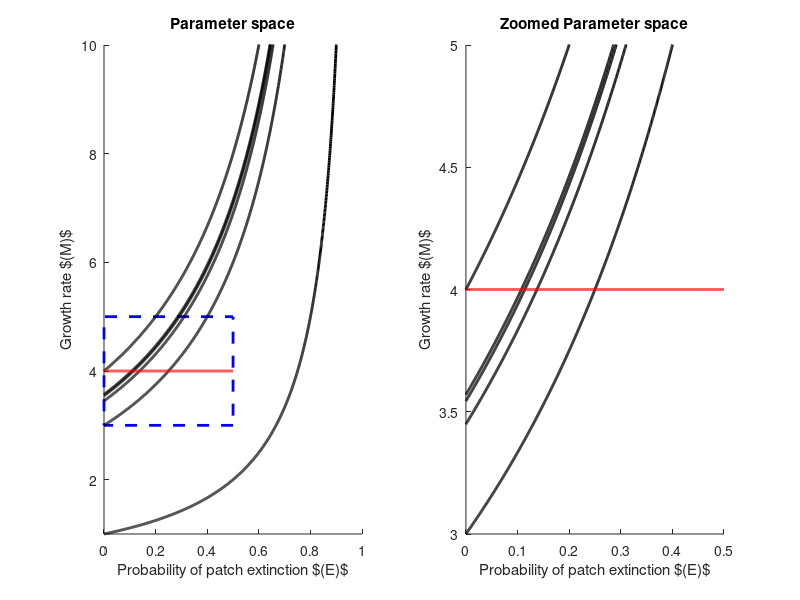

Here is the MATLAB script that generated this plot:
% Parameter values
n = 2000;
M = linspace(1,10,n);
E = linspace(0,1,n);
H = 1;
T = 1000;
p(1)= 0.1;

Epartial = linspace(1-2/3*H,1,n);
Epartial2 = linspace(0,0.5,n);

% for j=1:n
%     for i=1:n      
%         for t=1:T
%             p(t+1) = M(i)*(1-E(j))*p(t)*(H-(1-E(j))*p(t));
%         end
%         if max(p) < 1
%             M1(i) = M(i);
%         else
%             M1(i) = 0;
%         end
%     end
%     [val, idx] = max(M1);
%     if idx == n
%        Mplot(j)=M(idx)+1;
%     else
%        Mplot(j)=M(idx+1);
%     end
% end

%E_interp = linspace(min(E), max(E));
%Mplot_interp = interp1(E, Mplot, E_interp, 'pchip');

subplot(1,2,1);
hold on;
title('Parameter space');
rectangle('Position',[0 3 0.5 2],'LineStyle','--','EdgeColor','b','LineWidth',2);
plot(E,1./(H*(1-E)),'k-','LineWidth',2);
plot(E,3./(H*(1-E)),'k-','LineWidth',2);
plot(E,(1+sqrt(6))./(H*(1-E)),'k-','LineWidth',2);
plot(E,3.54409./(H*(1-E)),'k-','LineWidth',2);
plot(E,3.56995./(H*(1-E)),'k-','LineWidth',2);
plot(E,4./(H*(1-E)),'k-','LineWidth',2);
%plot(Epartial,1./((H+Epartial-1).*(1-Epartial)),'k-','LineWidth',2);
plot(Epartial2,4/H*Epartial2./Epartial2,'r-','LineWidth',2);
%plot(E,Mplot,'r-','LineWidth',2);
axis([0 1 1 10]);
xlabel('Probability of patch extinction $(E)$');
ylabel('Growth rate $(M)$');
hold off;
subplot(1,2,2);
hold on;
title('Zoomed Parameter space');

plot(E,3./(H*(1-E)),'k-','LineWidth',2);
plot(E,(1+sqrt(6))./(H*(1-E)),'k-','LineWidth',2);
plot(E,3.54409./(H*(1-E)),'k-','LineWidth',2);
plot(E,3.56995./(H*(1-E)),'k-','LineWidth',2);
plot(E,4./(H*(1-E)),'k-','LineWidth',2);
%plot(Epartial,1./((H+Epartial-1).*(1-Epartial)),'k-','LineWidth',2);
plot(Epartial2,4/H*Epartial2./Epartial2,'r-','LineWidth',2);
%plot(E,Mplot,'r-','LineWidth',2);
axis([0 0.5 3 5]);
xlabel('Probability of patch extinction $(E)$');
ylabel('Growth rate $(M)$');
hold off;

